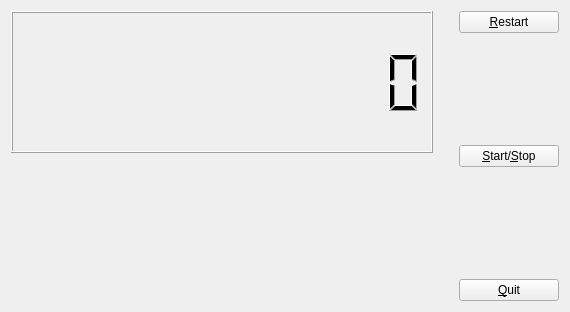
<?xml version="1.0" encoding="UTF-8"?>
<ui version="4.0">
 <class>MyForm</class>
 <widget class="QWidget" name="MyForm">
  <property name="geometry">
   <rect>
    <x>0</x>
    <y>0</y>
    <width>570</width>
    <height>312</height>
   </rect>
  </property>
  <property name="minimumSize">
   <size>
    <width>460</width>
    <height>0</height>
   </size>
  </property>
  <property name="windowTitle">
   <string>Cronòmetre</string>
  </property>
  <layout class="QHBoxLayout" name="horizontalLayout">
   <item>
    <layout class="QVBoxLayout" name="verticalLayout_3">
     <item>
      <widget class="MyQLCDNumber" name="lcdNumber">
       <property name="smallDecimalPoint">
        <bool>false</bool>
       </property>
       <property name="digitCount">
        <number>12</number>
       </property>
      </widget>
     </item>
     <item>
      <widget class="QLabel" name="label">
       <property name="sizePolicy">
        <sizepolicy hsizetype="Expanding" vsizetype="Preferred">
         <horstretch>0</horstretch>
         <verstretch>0</verstretch>
        </sizepolicy>
       </property>
       <property name="font">
        <font>
         <pointsize>20</pointsize>
        </font>
       </property>
       <property name="autoFillBackground">
        <bool>true</bool>
       </property>
       <property name="text">
        <string>&lt;html&gt;&lt;head/&gt;&lt;body&gt;&lt;p&gt;&lt;br/&gt;&lt;/p&gt;&lt;/body&gt;&lt;/html&gt;</string>
       </property>
       <property name="textFormat">
        <enum>Qt::RichText</enum>
       </property>
       <property name="scaledContents">
        <bool>true</bool>
       </property>
       <property name="alignment">
        <set>Qt::AlignCenter</set>
       </property>
       <property name="wordWrap">
        <bool>true</bool>
       </property>
      </widget>
     </item>
    </layout>
   </item>
   <item>
    <spacer name="horizontalSpacer">
     <property name="orientation">
      <enum>Qt::Horizontal</enum>
     </property>
     <property name="sizeType">
      <enum>QSizePolicy::Maximum</enum>
     </property>
     <property name="sizeHint" stdset="0">
      <size>
       <width>20</width>
       <height>20</height>
      </size>
     </property>
    </spacer>
   </item>
   <item>
    <layout class="QVBoxLayout" name="verticalLayout_2">
     <item>
      <widget class="QPushButton" name="pushButton">
       <property name="text">
        <string>&amp;Restart</string>
       </property>
      </widget>
     </item>
     <item>
      <spacer name="verticalSpacer_2">
       <property name="orientation">
        <enum>Qt::Vertical</enum>
       </property>
       <property name="sizeType">
        <enum>QSizePolicy::MinimumExpanding</enum>
       </property>
       <property name="sizeHint" stdset="0">
        <size>
         <width>20</width>
         <height>40</height>
        </size>
       </property>
      </spacer>
     </item>
     <item>
      <layout class="QVBoxLayout" name="verticalLayout">
       <item>
        <widget class="QPushButton" name="pushButton_5">
         <property name="text">
          <string>&amp;Start/&amp;Stop</string>
         </property>
         <property name="autoExclusive">
          <bool>true</bool>
         </property>
        </widget>
       </item>
      </layout>
     </item>
     <item>
      <spacer name="verticalSpacer_3">
       <property name="orientation">
        <enum>Qt::Vertical</enum>
       </property>
       <property name="sizeType">
        <enum>QSizePolicy::MinimumExpanding</enum>
       </property>
       <property name="sizeHint" stdset="0">
        <size>
         <width>20</width>
         <height>40</height>
        </size>
       </property>
      </spacer>
     </item>
     <item>
      <widget class="QPushButton" name="pushButton_3">
       <property name="minimumSize">
        <size>
         <width>100</width>
         <height>0</height>
        </size>
       </property>
       <property name="text">
        <string>&amp;Quit</string>
       </property>
      </widget>
     </item>
    </layout>
   </item>
  </layout>
 </widget>
 <customwidgets>
  <customwidget>
   <class>MyQLCDNumber</class>
   <extends>QLCDNumber</extends>
   <header>MyQLCDNumber.h</header>
   <slots>
    <signal>sendRecord(QString)</signal>
    <signal>ss(bool)</signal>
    <slot>SetValueAndColor(int)</slot>
    <slot>SetZero()</slot>
    <slot>start()</slot>
    <slot>stop()</slot>
    <slot>reStart()</slot>
    <slot>setRecord()</slot>
   </slots>
  </customwidget>
 </customwidgets>
 <resources/>
 <connections>
  <connection>
   <sender>pushButton_3</sender>
   <signal>clicked()</signal>
   <receiver>MyForm</receiver>
   <slot>close()</slot>
   <hints>
    <hint type="sourcelabel">
     <x>559</x>
     <y>283</y>
    </hint>
    <hint type="destinationlabel">
     <x>294</x>
     <y>233</y>
    </hint>
   </hints>
  </connection>
  <connection>
   <sender>pushButton_5</sender>
   <signal>clicked()</signal>
   <receiver>lcdNumber</receiver>
   <slot>start()</slot>
   <hints>
    <hint type="sourcelabel">
     <x>558</x>
     <y>204</y>
    </hint>
    <hint type="destinationlabel">
     <x>226</x>
     <y>94</y>
    </hint>
   </hints>
  </connection>
  <connection>
   <sender>pushButton</sender>
   <signal>clicked()</signal>
   <receiver>lcdNumber</receiver>
   <slot>reStart()</slot>
   <hints>
    <hint type="sourcelabel">
     <x>559</x>
     <y>103</y>
    </hint>
    <hint type="destinationlabel">
     <x>203</x>
     <y>92</y>
    </hint>
   </hints>
  </connection>
  <connection>
   <sender>lcdNumber</sender>
   <signal>sendRecord(QString)</signal>
   <receiver>label</receiver>
   <slot>setText(QString)</slot>
   <hints>
    <hint type="sourcelabel">
     <x>106</x>
     <y>151</y>
    </hint>
    <hint type="destinationlabel">
     <x>113</x>
     <y>298</y>
    </hint>
   </hints>
  </connection>
 </connections>
</ui>
